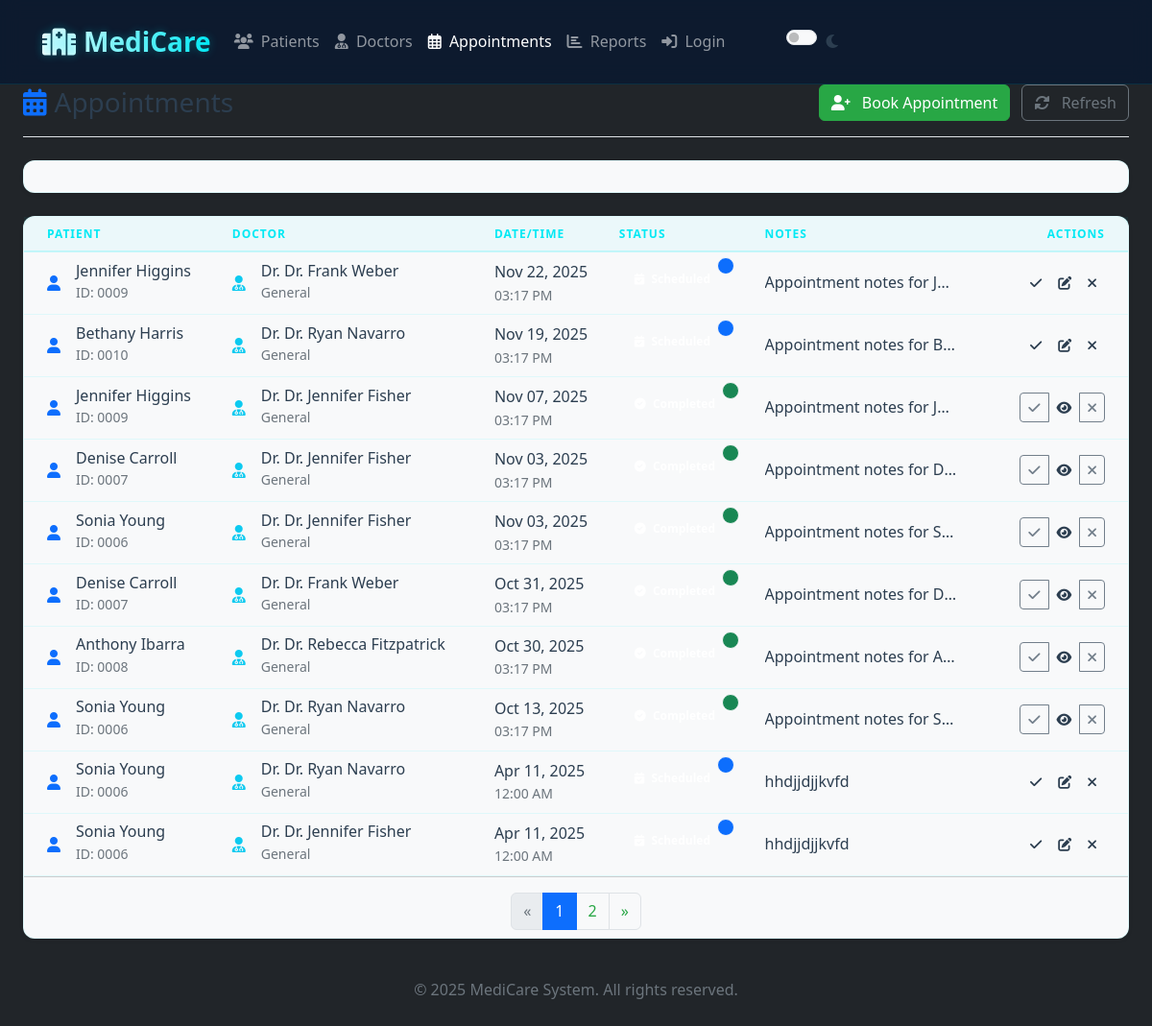
The app's page /appointments/ with its own data.
### records/models.py (models this page shows, shortened)
class Appointment(models.Model):
    patient = models.ForeignKey(Patient, on_delete=models.CASCADE)
    doctor = models.ForeignKey(Doctor, on_delete=models.CASCADE)
    date = models.DateTimeField()
    notes = models.TextField(blank=True)
    STATUS_CHOICES = [
        ('scheduled', 'Scheduled'),
        ('cancelled', 'Cancelled'),
        ('completed', 'Completed'),
    ]
    status = models.CharField(max_length=20, choices=STATUS_CHOICES, default='scheduled')
    duration_minutes = models.PositiveIntegerField(default=30)
    created_at = models.DateTimeField(auto_now_add=True)
    duration_minutes = models.PositiveIntegerField(default=30)

class Patient(models.Model):
    user = models.OneToOneField(User, on_delete=models.CASCADE, null=True, blank=True)
    name = models.CharField(max_length=100)
    dob = models.DateField()
    address = models.TextField()
    email = models.EmailField(blank=True)
    phone = models.CharField(max_length=30, blank=True)
    gender = models.CharField(max_length=20, blank=True)
    last_visit = models.DateField(null=True, blank=True)
    photo = models.ImageField(upload_to='patient_photos/', null=True, blank=True)

class Doctor(models.Model):
    user = models.OneToOneField(User, on_delete=models.CASCADE, null=True, blank=True)
    name = models.CharField(max_length=100)
    specialization = models.CharField(max_length=100)
    experience_years = models.PositiveIntegerField(default=0)
    bio = models.TextField(blank=True)
    department = models.ForeignKey(Department, on_delete=models.SET_NULL, null=True, blank=True)

### records/views.py (the view)
# urls.py: path('appointments/', views.appointment_list, name='appointment_list'),
def appointment_list(request):
    try:
        appointments = Appointment.objects.select_related('patient', 'doctor').order_by('-date').all()
        paginator = Paginator(appointments, 10)  # Show 10 appointments per page
        page_number = request.GET.get('page')
        page_obj = paginator.get_page(page_number)
        index = page_obj.number - 1
        max_index = len(paginator.page_range)
        start_index = index - 3 if index >= 3 else 0
        end_index = index + 3 if index <= max_index - 3 else max_index
        page_range = list(paginator.page_range)[start_index:end_index]
        return render(request, 'records/appointment_list.html', {
            'appointments': page_obj,
            'page_range': page_range,
        })
    except Exception as e:
        print(f"Error in appointment_list: {str(e)}")
        return render(request, 'records/appointment_list.html', {
            'appointments': [],
            'error': 'Failed to load appointments. Please try again later.'
        })

### records/templates/records/appointment_list.html (shortened to what this page needs)
{% extends "records/base.html" %}
{% load static %}
{% block content %}
<div class="container-fluid px-4">
    <div class="d-flex justify-content-between align-items-center border-bottom pb-3 mb-4">
        <h1 class="h3 mb-0">
            <i class="fas fa-calendar-alt text-primary me-2"></i>Appointments
        </h1>
        <div>
            <a href="{% url 'patient_list' %}" class="btn btn-primary">
                <i class="fas fa-user-plus me-2"></i> Book Appointment
            </a>
            <a href="{% url 'appointment_list' %}" class="btn btn-outline-secondary ms-2">
                <i class="fas fa-sync-alt me-2"></i> Refresh
            </a>
        </div>
    </div>
    <div class="card shadow-sm mb-4">
        <div class="card-body py-3">
        </div>
    </div>
    <div class="card shadow-sm">
        <div class="card-body p-0">
            <div class="table-responsive">
                <table class="table table-hover align-middle mb-0">
                    <thead class="table-light">
                        <tr>
                            <th class="ps-4">Patient</th>
                            <th>Doctor</th>
                            <th>Date/Time</th>
                            <th>Status</th>
                            <th>Notes</th>
                            <th class="text-end pe-4">Actions</th>
                        </tr>
                    </thead>
                    <tbody id="appointmentsTableBody">
                        {% for app in appointments %}
                        <tr class="appointment-row">
                            <td class="ps-4">
                                <div class="d-flex align-items-center">
                                    <div class="avatar-sm bg-soft-primary rounded-circle me-3 d-flex align-items-center justify-content-center">
                                        <i class="fas fa-user text-primary"></i>
                                    </div>
                                    <div>
                                        <h6 class="mb-0">{{ app.patient.name }}</h6>
                                        <small class="text-muted">ID: {{ app.patient.id|stringformat:"04d" }}</small>
                                    </div>
                                </div>
                            </td>
                            <td>
                                <div class="d-flex align-items-center">
                                    <div class="avatar-sm bg-soft-info rounded-circle me-3 d-flex align-items-center justify-content-center">
                                        <i class="fas fa-user-md text-info"></i>
                                    </div>
                                    <div>
                                        <h6 class="mb-0">Dr. {{ app.doctor.name }}</h6>
                                        <small class="text-muted">{{ app.doctor.specialty|default:"General" }}</small>
                                    </div>
                                </div>
                            </td>
                            <td>
                                <div class="d-flex flex-column">
                                    <span class="fw-medium">{{ app.date|date:"M d, Y" }}</span>
                                    <small class="text-muted">{{ app.date|time:"h:i A" }}</small>
                                </div>
                            </td>
                            <td>
    {% with app_status=app.status|lower %}
    <div class="position-relative d-inline-block">
        <span class="position-absolute top-0 start-100 translate-middle p-2
            {% if app_status == 'scheduled' %}bg-primary
            {% elif app_status == 'completed' %}bg-success
            {% elif app_status == 'cancelled' %}bg-danger
            {% endif %}
            border border-light rounded-circle">
        </span>
        <span class="badge rounded-pill py-2 px-3 position-relative overflow-hidden status-badge status-{{ app_status|default:'default' }}">
            <i class="fas
                {% if app_status == 'scheduled' %}fa-calendar-check
                {% elif app_status == 'completed' %}fa-check-circle
                {% elif app_status == 'cancelled' %}fa-times-circle
                {% else %}fa-question-circle
                {% endif %} me-1"></i>
        </span>
    </div>
    {% endwith %}
</td>
                            <td>
                                <div class="text-truncate" style="max-width: 200px;" title="{{ app.notes|default:'No notes' }}">
                                    {{ app.notes|truncatechars:30|default:"-" }}
                                </div>
                            </td>
                            <td class="text-end pe-4">
                                <div class="btn-group" role="group">
                                    {% with status=app.status|lower %}
                                    {% if status != 'completed' and status != 'cancelled' %}
                                        <button type="button" class="btn btn-sm btn-soft-success"
                                            onclick="updateAppointmentStatus('{{ app.id }}', 'completed')"
                                            data-bs-toggle="tooltip" data-bs-placement="top" title="Mark as Completed">
                                            <i class="fas fa-check"></i>
                                        </button>
                                        <a href="{% url 'edit_appointment' app.id %}" class="btn btn-sm btn-soft-primary"
                                           data-bs-toggle="tooltip" data-bs-placement="top" title="Edit Appointment">
                                            <i class="fas fa-edit"></i>
                                        </a>
                                        <button type="button" class="btn btn-sm btn-soft-danger"
                                            onclick="updateAppointmentStatus('{{ app.id }}', 'cancelled')"
                                            data-bs-toggle="tooltip" data-bs-placement="top" title="Cancel Appointment">
                                            <i class="fas fa-times"></i>
                                        </button>
                                    {% else %}
                                        <button type="button" class="btn btn-sm btn-soft-secondary" disabled>
                                            <i class="fas fa-check"></i>
                                        </button>
                                        <a href="{% url 'edit_appointment' app.id %}" class="btn btn-sm btn-soft-secondary"
                                           data-bs-toggle="tooltip" data-bs-placement="top" title="View Details">
                                            <i class="fas fa-eye"></i>
                                        </a>
                                        <button type="button" class="btn btn-sm btn-soft-secondary" disabled>
                                            <i class="fas fa-times"></i>
                                        </button>
                                    {% endif %}
                                    {% endwith %}
                                </div>
                            </td>
                        </tr>
                        {% endfor %}
                    </tbody>
                </table>
            </div>
        </div>
        {% if appointments.has_other_pages %}
        <div class="card-footer bg-transparent pt-3">
            <nav aria-label="Appointments pagination">
                <ul class="pagination justify-content-center mb-0">
                    {% if appointments.has_previous %}
                        <li class="page-item">
                            <a class="page-link" href="?page={{ appointments.previous_page_number }}" aria-label="Previous">
                                <span aria-hidden="true">&laquo;</span>
                            </a>
                        </li>
                    {% else %}
                        <li class="page-item disabled">
                            <span class="page-link">&laquo;</span>
                        </li>
                    {% endif %}
                    {% for i in page_range|default:appointments.paginator.page_range %}
                        {% if appointments.number == i %}
                            <li class="page-item active">
                                <span class="page-link">{{ i }} <span class="visually-hidden">(current)</span></span>
                            </li>
                        {% else %}
                            <li class="page-item">
                                <a class="page-link" href="?page={{ i }}">{{ i }}</a>
                            </li>
                        {% endif %}
                    {% endfor %}
                    {% if appointments.has_next %}
                        <li class="page-item">
                            <a class="page-link" href="?page={{ appointments.next_page_number }}" aria-label="Next">
                                <span aria-hidden="true">&raquo;</span>
                            </a>
                        </li>
                    {% else %}
                        <li class="page-item disabled">
                            <span class="page-link">&raquo;</span>
                        </li>
                    {% endif %}
                </ul>
            </nav>
        </div>
        {% endif %}
    </div>
</div>
<div class="position-fixed bottom-0 end-0 p-3" style="z-index: 11">
</div>
{% endblock %}

### records/templates/records/base.html (style rules this page uses)
:root { --neon-primary: #03e9f4; --neon-secondary: #0088ff; --dark-bg: #0a192f; --card-bg: rgba(17, 34, 64, 0.5); --text-color: #e6f1ff; --text-muted: #a8b2d1; --border-color: rgba(3, 233, 244, 0.1); --light-primary: #28a745; --light-secondary: #fd7e14; --light-bg: #f8f9fa; --light-card-bg: #ffffff; --light-text: #2c3e50; --light-muted: #6c757d; --light-border: #dee2e6; }
[data-bs-theme="light"] { --bs-primary: var(--light-primary); --bs-secondary: var(--light-secondary); --bs-body-bg: var(--light-bg); --bs-body-color: var(--light-text); --bs-secondary-color: var(--light-muted); --bs-border-color: var(--light-border); --bs-card-bg: var(--light-card-bg); --bs-link-color: var(--light-primary); --bs-link-hover-color: #1e7e34; --bs-nav-link-hover-color: #1e7e34; --bs-nav-pills-link-active-bg: var(--light-primary); --bs-nav-pills-link-active-color: #fff; }
body { transition: all 0.3s ease-in-out; min-height: 100vh; background: var(--bs-body-bg); color: var(--bs-body-color); font-family: 'Segoe UI', 'Roboto', sans-serif; line-height: 1.6; margin: 0; display: flex; flex-direction: column; }
.card { background: var(--bs-card-bg); border: 1px solid var(--border-color); border-radius: 12px; margin: 1rem 0; box-shadow: 0 4px 6px rgba(0, 0, 0, 0.1); transition: all 0.3s ease; color: var(--bs-body-color); }
.table { color: var(--bs-body-color); --bs-table-bg: transparent; --bs-table-striped-bg: rgba(0, 0, 0, 0.02); --bs-table-hover-bg: rgba(0, 0, 0, 0.05); }
.table th { background: rgba(3, 233, 244, 0.05); border-bottom: 2px solid rgba(3, 233, 244, 0.2); text-transform: uppercase; font-size: 0.75rem; letter-spacing: 1px; color: var(--neon-primary); }
.table td { border-color: rgba(3, 233, 244, 0.1); vertical-align: middle; }
.btn-primary { --bs-btn-bg: var(--bs-primary); --bs-btn-border-color: var(--bs-primary); --bs-btn-hover-bg: var(--bs-link-hover-color); --bs-btn-hover-border-color: var(--bs-link-hover-color); --bs-btn-active-bg: var(--bs-link-hover-color); --bs-btn-active-border-color: var(--bs-link-hover-color); }

### records on screen
Appointment: patient.name "Jennifer Higgins", patient.id "0009", doctor.name "Dr. Frank Weber", doctor.specialty "General", date "Nov 22, 2025", date "03:17 PM", notes "Appointment notes for J…"
Appointment: patient.name "Bethany Harris", patient.id "0010", doctor.name "Dr. Ryan Navarro", doctor.specialty "General", date "Nov 19, 2025", date "03:17 PM", notes "Appointment notes for B…"
Appointment: patient.name "Jennifer Higgins", patient.id "0009", doctor.name "Dr. Jennifer Fisher", doctor.specialty "General", date "Nov 07, 2025", date "03:17 PM", notes "Appointment notes for J…"
Appointment: patient.name "Denise Carroll", patient.id "0007", doctor.name "Dr. Jennifer Fisher", doctor.specialty "General", date "Nov 03, 2025", date "03:17 PM", notes "Appointment notes for D…"
Appointment: patient.name "Sonia Young", patient.id "0006", doctor.name "Dr. Jennifer Fisher", doctor.specialty "General", date "Nov 03, 2025", date "03:17 PM", notes "Appointment notes for S…"
Appointment: patient.name "Denise Carroll", patient.id "0007", doctor.name "Dr. Frank Weber", doctor.specialty "General", date "Oct 31, 2025", date "03:17 PM", notes "Appointment notes for D…"
Appointment: patient.name "Anthony Ibarra", patient.id "0008", doctor.name "Dr. Rebecca Fitzpatrick", doctor.specialty "General", date "Oct 30, 2025", date "03:17 PM", notes "Appointment notes for A…"
Appointment: patient.name "Sonia Young", patient.id "0006", doctor.name "Dr. Ryan Navarro", doctor.specialty "General", date "Oct 13, 2025", date "03:17 PM", notes "Appointment notes for S…"
Appointment: patient.name "Sonia Young", patient.id "0006", doctor.name "Dr. Ryan Navarro", doctor.specialty "General", date "Apr 11, 2025", date "12:00 AM", notes "hhdjjdjjkvfd"
Appointment: patient.name "Sonia Young", patient.id "0006", doctor.name "Dr. Jennifer Fisher", doctor.specialty "General", date "Apr 11, 2025", date "12:00 AM", notes "hhdjjdjjkvfd"

### other values on screen
{{ i }} "1"
{{ i }} "2"
